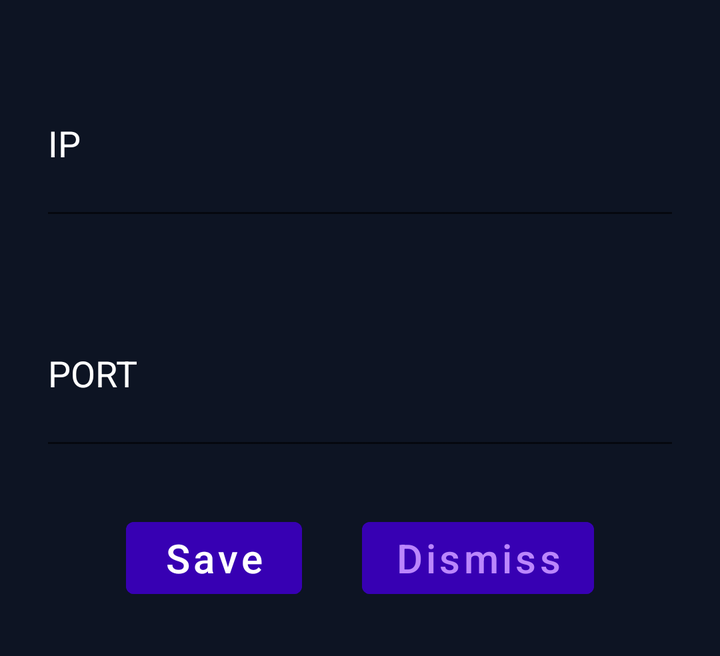
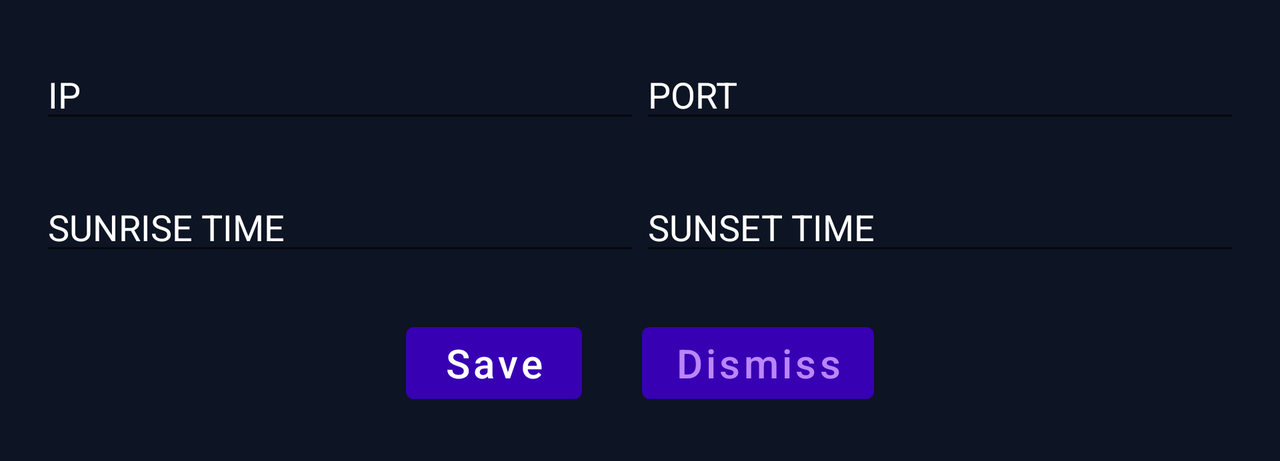

First picture: res/layout/ on a phone held upright. Second picture: the repository's own variant of that layout, on a device whose configuration matches the variant's folder. Source for both follows.
<!-- AndroidManifest.xml: application theme Theme.ServerZ -->
<!-- res/layout/server_dialog.xml -->
<?xml version="1.0" encoding="utf-8"?>
<RelativeLayout
    xmlns:android="http://schemas.android.com/apk/res/android"
    xmlns:tools="http://schemas.android.com/tools"
    android:layout_width="match_parent"
    android:layout_height="wrap_content"
    android:background="#0D1423"
    android:padding="10dp">

    <TableRow
        android:id="@+id/tableRow"
        android:layout_width="match_parent"
        android:layout_height="wrap_content"
        android:layout_marginTop="5dp"
        android:padding="10dp"
        android:textAlignment="center"
        android:textSize="25sp"
        android:textStyle="bold" >

             <EditText
                 android:id="@+id/editTextIp"
                 android:layout_width="392dp"
                 android:layout_height="90dp"
                 android:layout_weight="1"
                 android:hint="@string/ip"
                 android:textColorHint="@color/white"
                 android:textColor="@color/white"
                 android:autofillHints=""
                 android:inputType="number|numberDecimal"
                 android:digits="0123456789." />
    </TableRow>
    <TableRow
        android:id="@+id/tableRow2"
        android:layout_width="match_parent"
        android:layout_height="wrap_content"
        android:layout_marginTop="5dp"
        android:padding="10dp"
        android:textAlignment="center"
        android:layout_below="@id/tableRow"
        android:textSize="25sp"
        android:textStyle="bold"
        android:inputType="number">

            <EditText
                android:id="@+id/editTextPort"
                android:layout_width="392dp"
                android:layout_height="90dp"
                android:layout_weight="1"
                android:hint="@string/port"
                android:textColorHint="@color/white"
                android:textColor="@color/white"
                android:autofillHints=""
                android:inputType="number" />
    </TableRow>

    <RelativeLayout
        android:layout_width="wrap_content"
        android:layout_height="wrap_content"
        android:layout_below="@id/tableRow2"
        android:layout_margin="15dp"
        android:layout_centerHorizontal="true">

        <Button
            android:id="@+id/saveButton"
            android:layout_width="wrap_content"
            android:layout_height="wrap_content"
            android:textAllCaps="false"
            android:text="@string/save"
            android:textColor="@color/white"
            android:backgroundTint="@color/purple_700"
            android:textSize="20sp" />

        <Button
            android:id="@+id/dismissButton"
            android:layout_width="wrap_content"
            android:layout_height="wrap_content"
            android:layout_marginStart="30dp"
            android:layout_toEndOf="@id/saveButton"
            android:textAllCaps="false"
            android:text="@string/dismiss"
            android:backgroundTint="@color/purple_700"
            android:textColor="@color/purple_200"
            android:textSize="20sp" />
    </RelativeLayout>

</RelativeLayout>
<!-- resources referenced by this layout -->
<resources>
  <color name="purple_200">#FFBB86FC</color>
  <color name="purple_700">#FF3700B3</color>
  <color name="white">#FFFFFFFF</color>
  <string name="dismiss">Dismiss</string>
  <string name="ip">IP</string>
  <string name="port">PORT</string>
  <string name="save">Save</string>
  <style name="Theme.ServerZ" parent="Theme.MaterialComponents.DayNight.DarkActionBar">
          
          <item name="colorPrimary">@color/purple_500</item>
          <item name="colorPrimaryVariant">@color/purple_700</item>
          <item name="colorOnPrimary">@color/white</item>
          
          <item name="colorSecondary">@color/teal_200</item>
          <item name="colorSecondaryVariant">@color/teal_700</item>
          <item name="colorOnSecondary">@color/black</item>
          
          <item name="android:statusBarColor">?attr/colorPrimaryVariant</item>
          
      </style>
  <color name="purple_500">#FF6200EE</color>
  <color name="teal_200">#FF03DAC5</color>
  <color name="teal_700">#FF018786</color>
  <color name="black">#FF000000</color>
</resources>
<!-- res/layout-land/server_dialog.xml (the repository's variant of the layout above) -->
<!-- drawn on the phone turned sideways -->
<?xml version="1.0" encoding="utf-8"?>
<RelativeLayout
    xmlns:android="http://schemas.android.com/apk/res/android"
    xmlns:tools="http://schemas.android.com/tools"
    android:layout_width="match_parent"
    android:layout_height="wrap_content"
    android:background="#0D1423"
    android:padding="10dp"
    android:orientation="horizontal" >

    <TableRow
        android:id="@+id/tableRow"
        android:layout_width="match_parent"
        android:layout_height="wrap_content"
        android:layout_marginTop="5dp"
        android:padding="10dp"
        android:textAlignment="center"
        android:textSize="25sp"
        android:textStyle="bold" >

        <EditText
            android:id="@+id/editTextIp"
            android:layout_width="match_parent"
            android:layout_height="match_parent"
            android:layout_weight="1"
            android:hint="@string/ip"
            android:textColorHint="@color/white"
            android:textColor="@color/white"
            android:autofillHints=""
            android:inputType="number"
            android:digits="0123456789."/>

        <EditText
            android:id="@+id/editTextPort"
            android:layout_width="match_parent"
            android:layout_height="match_parent"
            android:layout_weight="1"
            android:hint="@string/port"
            android:textColorHint="@color/white"
            android:textColor="@color/white"
            android:autofillHints=""
            android:inputType="number"
            android:digits="0123456789" />
    </TableRow>

    <TableRow
        android:id="@+id/tableRow2"
        android:layout_width="match_parent"
        android:layout_height="wrap_content"
        android:layout_marginTop="5dp"
        android:padding="10dp"
        android:textAlignment="center"
        android:layout_below="@id/tableRow"
        android:textSize="25sp"
        android:textStyle="bold"
        android:inputType="number">

        <EditText
            android:id="@+id/sunriseTime"
            android:layout_width="match_parent"
            android:layout_height="match_parent"
            android:layout_weight="1"
            android:hint="SUNRISE TIME"
            android:textColorHint="@color/white"
            android:textColor="@color/white"
            android:autofillHints=""
            android:inputType="number"
            android:digits="0123456789" />

        <EditText
            android:id="@+id/sunsetTime"
            android:layout_width="match_parent"
            android:layout_height="match_parent"
            android:layout_weight="1"
            android:hint="SUNSET TIME"
            android:textColorHint="@color/white"
            android:textColor="@color/white"
            android:autofillHints=""
            android:inputType="number"
            android:digits="0123456789" />
    </TableRow>

    <RelativeLayout
        android:layout_width="wrap_content"
        android:layout_height="wrap_content"
        android:layout_below="@id/tableRow2"
        android:layout_margin="15dp"
        android:layout_centerHorizontal="true">

        <Button
            android:id="@+id/saveButton"
            android:layout_width="wrap_content"
            android:layout_height="wrap_content"
            android:textAllCaps="false"
            android:text="@string/save"
            android:textColor="@color/white"
            android:backgroundTint="@color/purple_700"
            android:textSize="20sp" />

        <Button
            android:id="@+id/dismissButton"
            android:layout_width="wrap_content"
            android:layout_height="wrap_content"
            android:layout_marginStart="30dp"
            android:layout_toEndOf="@id/saveButton"
            android:textAllCaps="false"
            android:text="@string/dismiss"
            android:backgroundTint="@color/purple_700"
            android:textColor="@color/purple_200"
            android:textSize="20sp" />
    </RelativeLayout>
</RelativeLayout>
